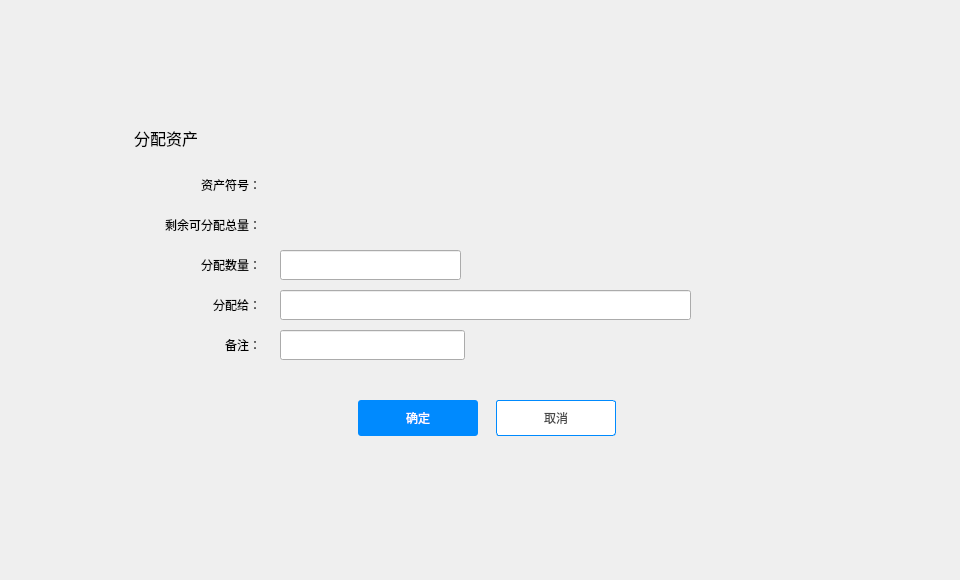
<?xml version="1.0" encoding="UTF-8"?>
<ui version="4.0">
 <class>AssetIssueDialog</class>
 <widget class="QDialog" name="AssetIssueDialog">
  <property name="geometry">
   <rect>
    <x>0</x>
    <y>0</y>
    <width>960</width>
    <height>580</height>
   </rect>
  </property>
  <property name="windowTitle">
   <string>Form</string>
  </property>
  <widget class="QWidget" name="widget" native="true">
   <property name="geometry">
    <rect>
     <x>0</x>
     <y>0</y>
     <width>960</width>
     <height>580</height>
    </rect>
   </property>
   <widget class="QWidget" name="containerWidget" native="true">
    <property name="geometry">
     <rect>
      <x>110</x>
      <y>110</y>
      <width>756</width>
      <height>411</height>
     </rect>
    </property>
    <widget class="QToolButton" name="cancelBtn">
     <property name="geometry">
      <rect>
       <x>386</x>
       <y>290</y>
       <width>120</width>
       <height>36</height>
      </rect>
     </property>
     <property name="font">
      <font>
       <family>微软雅黑</family>
      </font>
     </property>
     <property name="cursor">
      <cursorShape>PointingHandCursor</cursorShape>
     </property>
     <property name="focusPolicy">
      <enum>Qt::NoFocus</enum>
     </property>
     <property name="styleSheet">
      <string notr="true">QToolButton{background-color:#ffffff;color:#484848;border:1px solid rgb(0,138,254);border-radius:3px;}
QToolButton:hover{color:rgb(0,138,254);}</string>
     </property>
     <property name="text">
      <string>取消</string>
     </property>
    </widget>
    <widget class="QLabel" name="contactLabel2">
     <property name="geometry">
      <rect>
       <x>24</x>
       <y>17</y>
       <width>171</width>
       <height>21</height>
      </rect>
     </property>
     <property name="font">
      <font>
       <family>微软雅黑</family>
       <pointsize>12</pointsize>
      </font>
     </property>
     <property name="styleSheet">
      <string notr="true"/>
     </property>
     <property name="text">
      <string>分配资产</string>
     </property>
    </widget>
    <widget class="QLabel" name="label_2">
     <property name="geometry">
      <rect>
       <x>10</x>
       <y>100</y>
       <width>141</width>
       <height>30</height>
      </rect>
     </property>
     <property name="font">
      <font>
       <family>微软雅黑</family>
       <pointsize>9</pointsize>
      </font>
     </property>
     <property name="text">
      <string>剩余可分配总量：</string>
     </property>
     <property name="alignment">
      <set>Qt::AlignRight|Qt::AlignTrailing|Qt::AlignVCenter</set>
     </property>
    </widget>
    <widget class="QLabel" name="label">
     <property name="geometry">
      <rect>
       <x>80</x>
       <y>220</y>
       <width>71</width>
       <height>30</height>
      </rect>
     </property>
     <property name="font">
      <font>
       <family>微软雅黑</family>
       <pointsize>9</pointsize>
      </font>
     </property>
     <property name="text">
      <string>备注：</string>
     </property>
     <property name="alignment">
      <set>Qt::AlignRight|Qt::AlignTrailing|Qt::AlignVCenter</set>
     </property>
    </widget>
    <widget class="QLineEdit" name="addressLineEdit">
     <property name="geometry">
      <rect>
       <x>170</x>
       <y>180</y>
       <width>411</width>
       <height>30</height>
      </rect>
     </property>
     <property name="font">
      <font>
       <family>微软雅黑</family>
       <pointsize>9</pointsize>
      </font>
     </property>
    </widget>
    <widget class="QLineEdit" name="remarkLineEdit">
     <property name="geometry">
      <rect>
       <x>170</x>
       <y>220</y>
       <width>185</width>
       <height>30</height>
      </rect>
     </property>
     <property name="font">
      <font>
       <family>微软雅黑</family>
       <pointsize>9</pointsize>
      </font>
     </property>
    </widget>
    <widget class="QToolButton" name="okBtn">
     <property name="geometry">
      <rect>
       <x>248</x>
       <y>290</y>
       <width>120</width>
       <height>36</height>
      </rect>
     </property>
     <property name="font">
      <font>
       <family>微软雅黑</family>
      </font>
     </property>
     <property name="cursor">
      <cursorShape>PointingHandCursor</cursorShape>
     </property>
     <property name="focusPolicy">
      <enum>Qt::NoFocus</enum>
     </property>
     <property name="styleSheet">
      <string notr="true">QToolButton{background-color:rgb(0,138,254);color:#ffffff;border:none;border-radius:3px;}
QToolButton:hover{background-color:rgb(10,148,254);}
QToolButton:disabled{background-color:#cecece;}</string>
     </property>
     <property name="text">
      <string>确定</string>
     </property>
    </widget>
    <widget class="QLabel" name="label_4">
     <property name="geometry">
      <rect>
       <x>10</x>
       <y>60</y>
       <width>141</width>
       <height>30</height>
      </rect>
     </property>
     <property name="font">
      <font>
       <family>微软雅黑</family>
       <pointsize>9</pointsize>
      </font>
     </property>
     <property name="text">
      <string>资产符号：</string>
     </property>
     <property name="alignment">
      <set>Qt::AlignRight|Qt::AlignTrailing|Qt::AlignVCenter</set>
     </property>
    </widget>
    <widget class="QLabel" name="label_5">
     <property name="geometry">
      <rect>
       <x>10</x>
       <y>140</y>
       <width>141</width>
       <height>30</height>
      </rect>
     </property>
     <property name="font">
      <font>
       <family>微软雅黑</family>
       <pointsize>9</pointsize>
      </font>
     </property>
     <property name="text">
      <string>分配数量：</string>
     </property>
     <property name="alignment">
      <set>Qt::AlignRight|Qt::AlignTrailing|Qt::AlignVCenter</set>
     </property>
    </widget>
    <widget class="QLabel" name="label_6">
     <property name="geometry">
      <rect>
       <x>10</x>
       <y>180</y>
       <width>141</width>
       <height>30</height>
      </rect>
     </property>
     <property name="font">
      <font>
       <family>微软雅黑</family>
       <pointsize>9</pointsize>
      </font>
     </property>
     <property name="text">
      <string>分配给：</string>
     </property>
     <property name="alignment">
      <set>Qt::AlignRight|Qt::AlignTrailing|Qt::AlignVCenter</set>
     </property>
    </widget>
    <widget class="QLabel" name="symbolLabel">
     <property name="geometry">
      <rect>
       <x>180</x>
       <y>60</y>
       <width>151</width>
       <height>30</height>
      </rect>
     </property>
     <property name="text">
      <string/>
     </property>
    </widget>
    <widget class="QLabel" name="leftAmountLabel">
     <property name="geometry">
      <rect>
       <x>180</x>
       <y>100</y>
       <width>151</width>
       <height>30</height>
      </rect>
     </property>
     <property name="text">
      <string/>
     </property>
    </widget>
    <widget class="QLineEdit" name="amountLineEdit">
     <property name="geometry">
      <rect>
       <x>170</x>
       <y>140</y>
       <width>181</width>
       <height>30</height>
      </rect>
     </property>
     <property name="font">
      <font>
       <family>微软雅黑</family>
       <pointsize>9</pointsize>
      </font>
     </property>
    </widget>
   </widget>
  </widget>
 </widget>
 <resources/>
 <connections/>
</ui>
